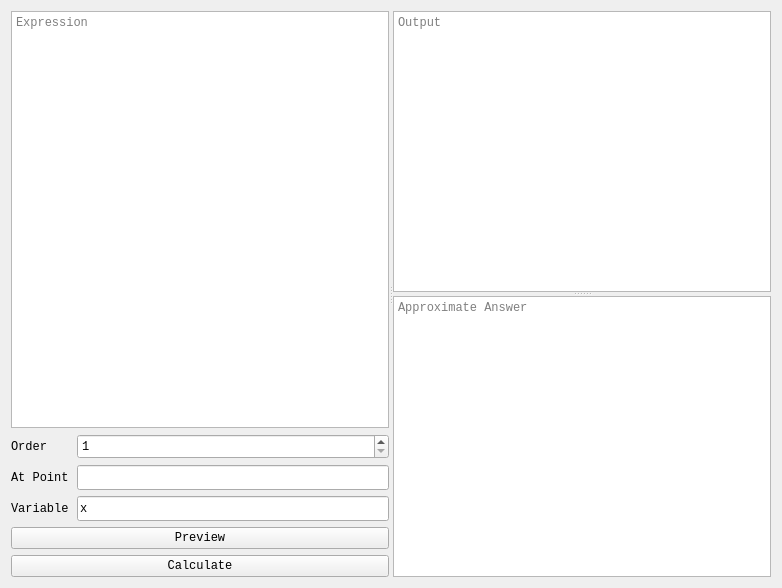
<?xml version="1.0" encoding="UTF-8"?>
<ui version="4.0">
 <class>deriv_tab</class>
 <widget class="QWidget" name="deriv_tab">
  <property name="geometry">
   <rect>
    <x>0</x>
    <y>0</y>
    <width>782</width>
    <height>588</height>
   </rect>
  </property>
  <property name="font">
   <font>
    <family>Courier New</family>
   </font>
  </property>
  <property name="windowTitle">
   <string>Form</string>
  </property>
  <property name="styleSheet">
   <string notr="true"/>
  </property>
  <layout class="QGridLayout" name="gridLayout">
   <item row="0" column="0">
    <widget class="QSplitter" name="deriv_main_splitter">
     <property name="orientation">
      <enum>Qt::Horizontal</enum>
     </property>
     <property name="childrenCollapsible">
      <bool>false</bool>
     </property>
     <widget class="QWidget" name="verticalLayoutWidget">
      <layout class="QVBoxLayout" name="verticalLayout">
       <item>
        <widget class="TextEdit" name="deriv_input">
         <property name="tabChangesFocus">
          <bool>true</bool>
         </property>
         <property name="placeholderText">
          <string>Expression</string>
         </property>
        </widget>
       </item>
       <item>
        <layout class="QHBoxLayout" name="horizontalLayout_4">
         <item>
          <widget class="QLabel" name="deriv_order_label">
           <property name="minimumSize">
            <size>
             <width>60</width>
             <height>0</height>
            </size>
           </property>
           <property name="maximumSize">
            <size>
             <width>60</width>
             <height>16777215</height>
            </size>
           </property>
           <property name="toolTip">
            <string>The order of the derivative</string>
           </property>
           <property name="text">
            <string>Order</string>
           </property>
          </widget>
         </item>
         <item>
          <widget class="QSpinBox" name="deriv_order_input">
           <property name="sizePolicy">
            <sizepolicy hsizetype="Expanding" vsizetype="Fixed">
             <horstretch>0</horstretch>
             <verstretch>0</verstretch>
            </sizepolicy>
           </property>
           <property name="minimumSize">
            <size>
             <width>0</width>
             <height>25</height>
            </size>
           </property>
           <property name="toolTip">
            <string>The order of the derivative</string>
           </property>
           <property name="suffix">
            <string/>
           </property>
           <property name="minimum">
            <number>1</number>
           </property>
           <property name="maximum">
            <number>999</number>
           </property>
          </widget>
         </item>
        </layout>
       </item>
       <item>
        <layout class="QHBoxLayout" name="horizontalLayout_6">
         <item>
          <widget class="QLabel" name="deriv_point_label">
           <property name="minimumSize">
            <size>
             <width>60</width>
             <height>0</height>
            </size>
           </property>
           <property name="maximumSize">
            <size>
             <width>60</width>
             <height>16777215</height>
            </size>
           </property>
           <property name="toolTip">
            <string>Calculate the derivative at a point</string>
           </property>
           <property name="text">
            <string>At Point</string>
           </property>
          </widget>
         </item>
         <item>
          <widget class="QLineEdit" name="deriv_point_input">
           <property name="minimumSize">
            <size>
             <width>0</width>
             <height>25</height>
            </size>
           </property>
           <property name="toolTip">
            <string>Calculate the derivative at a point</string>
           </property>
          </widget>
         </item>
        </layout>
       </item>
       <item>
        <layout class="QHBoxLayout" name="horizontalLayout_7">
         <item>
          <widget class="QLabel" name="deriv_var_label">
           <property name="sizePolicy">
            <sizepolicy hsizetype="Preferred" vsizetype="Preferred">
             <horstretch>0</horstretch>
             <verstretch>0</verstretch>
            </sizepolicy>
           </property>
           <property name="minimumSize">
            <size>
             <width>60</width>
             <height>0</height>
            </size>
           </property>
           <property name="maximumSize">
            <size>
             <width>60</width>
             <height>16777215</height>
            </size>
           </property>
           <property name="toolTip">
            <string>Derivate with respect to variable</string>
           </property>
           <property name="text">
            <string>Variable</string>
           </property>
          </widget>
         </item>
         <item>
          <widget class="QLineEdit" name="deriv_var_input">
           <property name="minimumSize">
            <size>
             <width>0</width>
             <height>25</height>
            </size>
           </property>
           <property name="toolTip">
            <string>Derivate with respect to variable</string>
           </property>
           <property name="text">
            <string>x</string>
           </property>
           <property name="placeholderText">
            <string/>
           </property>
          </widget>
         </item>
        </layout>
       </item>
       <item>
        <widget class="QPushButton" name="deriv_prev">
         <property name="toolTip">
          <string>Preview the derivative</string>
         </property>
         <property name="text">
          <string>Preview</string>
         </property>
         <property name="autoDefault">
          <bool>true</bool>
         </property>
         <property name="default">
          <bool>false</bool>
         </property>
        </widget>
       </item>
       <item>
        <widget class="QPushButton" name="deriv_calc">
         <property name="toolTip">
          <string>Calculate the derivative - Shift + Enter</string>
         </property>
         <property name="text">
          <string>Calculate</string>
         </property>
         <property name="autoDefault">
          <bool>true</bool>
         </property>
        </widget>
       </item>
      </layout>
     </widget>
     <widget class="QSplitter" name="deriv_out_splitter">
      <property name="sizePolicy">
       <sizepolicy hsizetype="Expanding" vsizetype="Expanding">
        <horstretch>0</horstretch>
        <verstretch>0</verstretch>
       </sizepolicy>
      </property>
      <property name="styleSheet">
       <string notr="true"/>
      </property>
      <property name="orientation">
       <enum>Qt::Vertical</enum>
      </property>
      <property name="childrenCollapsible">
       <bool>false</bool>
      </property>
      <widget class="OutputWidget" name="deriv_exact">
       <property name="font">
        <font>
         <family>Courier New</family>
        </font>
       </property>
       <property name="toolTip">
        <string>Exact answer of calculation</string>
       </property>
       <property name="lineWrapMode">
        <enum>QTextEdit::NoWrap</enum>
       </property>
       <property name="placeholderText">
        <string>Output</string>
       </property>
      </widget>
      <widget class="OutputWidget" name="deriv_approx">
       <property name="sizePolicy">
        <sizepolicy hsizetype="Expanding" vsizetype="Expanding">
         <horstretch>0</horstretch>
         <verstretch>0</verstretch>
        </sizepolicy>
       </property>
       <property name="toolTip">
        <string>Approximate answer of calculation</string>
       </property>
       <property name="autoFormatting">
        <set>QTextEdit::AutoNone</set>
       </property>
       <property name="placeholderText">
        <string>Approximate Answer</string>
       </property>
      </widget>
     </widget>
    </widget>
   </item>
  </layout>
 </widget>
 <customwidgets>
  <customwidget>
   <class>TextEdit</class>
   <extends>QPlainTextEdit</extends>
   <header>caspy3/qt_assets/widgets/input.h</header>
  </customwidget>
  <customwidget>
   <class>OutputWidget</class>
   <extends>QTextBrowser</extends>
   <header>caspy3/qt_assets/widgets/output.h</header>
  </customwidget>
 </customwidgets>
 <resources/>
 <connections/>
</ui>
